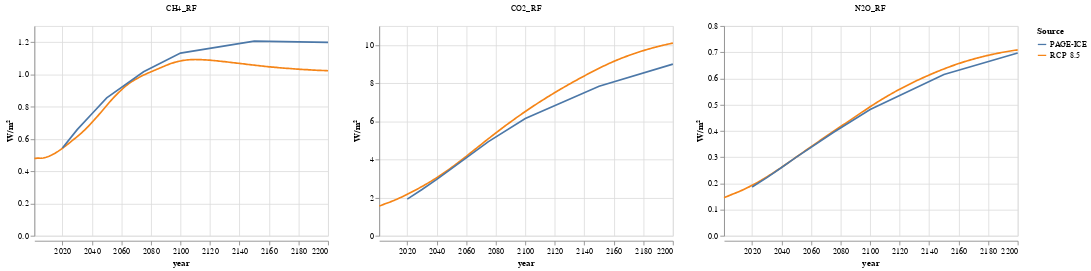

The notebook cell saved with this chart:
### Markdown cell above
Here we produce a comparison dataframe, between `estimated` radiative forcings for CO2, N2O, and CH4, and those under RCP 8.5 (labeled by `rcp85`).

### Code cell
df |>
@filter(_.year > Date(2000) && _.year <= Date(2200)) |>
@vlplot(
    :line,
    width=350, height=250,
    x={"year(year)", title="year"},
    y={:value, title="W/m²"},
    column={"variable:n", title=""},
    color={:model, legend={title="Source"}},
    resolve={scale={y=:independent}}
)

### Figure 1 — Vega-Lite specification as saved in the notebook (floating-point values rounded to 4 significant figures; data arrays with more than 128 entries replaced by an {"elided": "..."} marker saying what was removed)
{"data": {"values": {"elided": "624 records"}}, "encoding": {"color": {"field": "model", "legend": {"title": "Source"}, "type": "nominal"}, "column": {"field": "variable", "title": "", "type": "nominal"}, "x": {"field": "year", "timeUnit": "year", "title": "year", "type": "temporal"}, "y": {"field": "value", "title": "W/m²", "type": "quantitative"}}, "height": 250, "mark": "line", "resolve": {"scale": {"y": "independent"}}, "width": 350}
